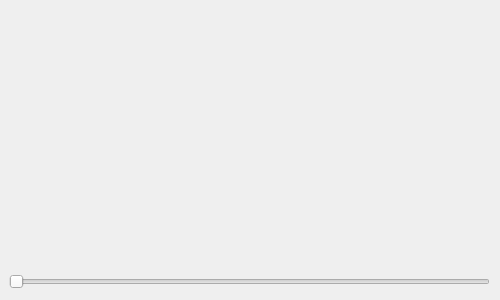
<?xml version="1.0" encoding="UTF-8"?>
<ui version="4.0">
 <class>frmRulerLine</class>
 <widget class="QWidget" name="frmRulerLine">
  <property name="geometry">
   <rect>
    <x>0</x>
    <y>0</y>
    <width>500</width>
    <height>300</height>
   </rect>
  </property>
  <property name="windowTitle">
   <string>Form</string>
  </property>
  <widget class="RulerLine" name="rulerLine1" native="true">
   <property name="geometry">
    <rect>
     <x>9</x>
     <y>9</y>
     <width>482</width>
     <height>126</height>
    </rect>
   </property>
  </widget>
  <widget class="RulerLine" name="rulerLine2" native="true">
   <property name="geometry">
    <rect>
     <x>9</x>
     <y>141</y>
     <width>482</width>
     <height>125</height>
    </rect>
   </property>
  </widget>
  <widget class="QSlider" name="horizontalSlider">
   <property name="geometry">
    <rect>
     <x>9</x>
     <y>272</y>
     <width>481</width>
     <height>19</height>
    </rect>
   </property>
   <property name="maximum">
    <number>100</number>
   </property>
   <property name="orientation">
    <enum>Qt::Horizontal</enum>
   </property>
  </widget>
 </widget>
 <customwidgets>
  <customwidget>
   <class>RulerLine</class>
   <extends>QWidget</extends>
   <header>rulerline.h</header>
   <container>1</container>
  </customwidget>
 </customwidgets>
 <resources/>
 <connections/>
</ui>
